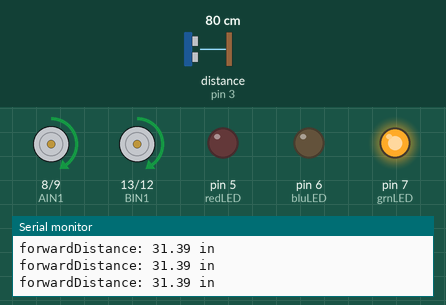
Bench run of a sketch on a simulated Arduino Uno, built with avr-gcc and run on an emulated ATmega328P. Shown: motor-driver pin pairs drawn as motors (green arrow = first pin HIGH = forward, orange = second pin HIGH = backward, longer = more drive, scaled by the enable pin), output pins drawn as LEDs (lit = HIGH), the last lines printed to the serial monitor. Wiring (inferred from the names in the program): ultrasonic range finder: trigger pin 2; echo pin 3. Inputs (shaded band) come from the test bench; at power-on: distance to the obstacle (sensor on pin 3) 80 cm. The echo pulse lasts 58.3 µs per cm; pins used as bus, display or sensor lines are not drawn.

Above: at 6.2 s.
6.3 s: distance to the obstacle (sensor on pin 3) set to 14 cm
9.3 s: distance to the obstacle (sensor on pin 3) set to 11 cm
At 11.1 s:
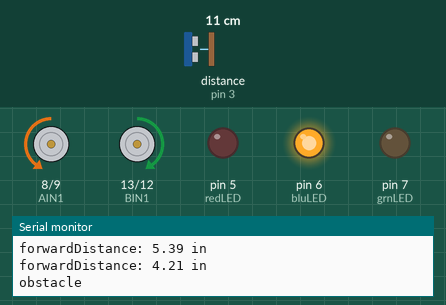
12.3 s: distance to the obstacle (sensor on pin 3) set to 18 cm
At 15.1 s:
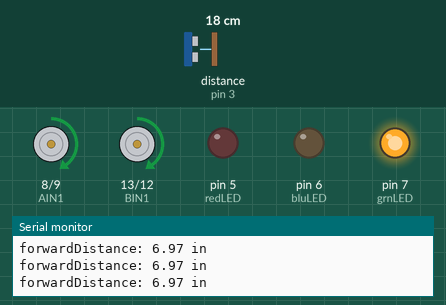
15.3 s: distance to the obstacle (sensor on pin 3) set to 2 cm
At 16.3 s:
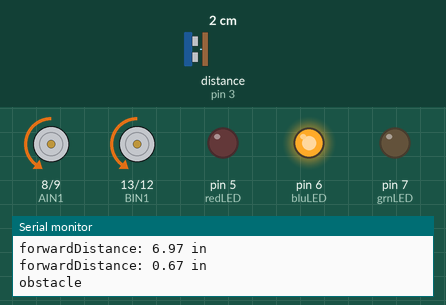
Timing chart, 0 to 19.3 s (numbered marks = the images above; inputs shaded):
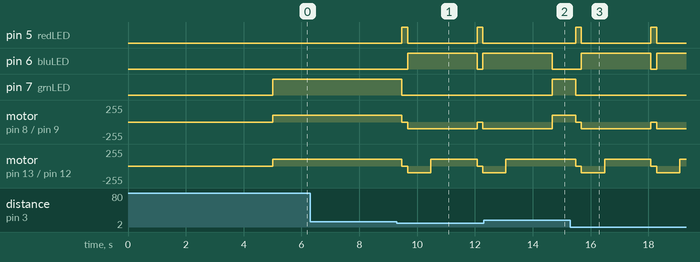

Measured:
- the behaviour switches between 13 and 12 cm on distance to the obstacle (sensor on pin 3) (found by bisection; images 0 and 1)
- after the input at 9.3 s, pin 5 (redLED): alternates HIGH for 0.20 s and LOW for 2.4 s, starting after 0.17 s; pin 6 (bluLED): LOW → HIGH after 0.37 s, → LOW 2.4 s later, → HIGH 0.20 s later
- after the input at 12.3 s, pin 5 (redLED): stays LOW (without the input it goes to HIGH after 2.4 s); pin 6 (bluLED): goes on until 14.7 s, then stays LOW; pin 7 (grnLED): LOW → HIGH after 2.4 s; motor on pin 13 (BIN1) / pin 12 (BIN2): goes on until 13.1 s, then stays forward 100/255
- after the input at 15.3 s, pin 5 (redLED): alternates HIGH for 0.20 s and LOW for 2.4 s, starting after 0.18 s; pin 6 (bluLED): LOW → HIGH after 0.38 s, → LOW 2.4 s later, → HIGH 0.20 s later

The sketch:

LilyBot-SonarSensors.ino
```cpp
/*
  Lily∞Bot
  LilyBot-SonarSensors.ino
  Control 2 DC motors with TB6612 motor controller (https://www.adafruit.com/product/2448)
  This program will create low level motion control: forward, reverse, spin, turn, pivot, stop
  with 4 sonar sensors to test that all four are working.

  Carlotta A. Berry, PhD
  August 8, 2022

  Hardware Connections:
  Vmotor - voltage for the motors, not logic level (4.5-13.5V)
  Vcc - voltage for the logic levels (Arduinos, 5V)
  GND - shared logic and motor ground

  INA1, INA2 - two inputs to the Motor A H-bridges
  PWMA - PWM input for the Motor A H-bridges, if you dont need PWM control, connect this to logic high.
  INB1, INB2 - two inputs to the Motor B H-bridges
  PWMB - PWM input for the Motor B H-bridges, if you dont need PWM control, connect this to logic high.
  STBY - standby pin for quickly disabling both motors, pulled up to Vcc thru a 10K resistor. Connect to ground to disable.

  These are 'Vmotor level' power outputs
  Motor A - these are the two outputs for motor A, controlled by INA1, INA2 and PWMA
  Motor B - these are the two outputs for motor B, controlled by INB1, INB2 and PWMB

  Vmotor to VIN
  Vcc to 5V
  GND to ground
  AIN1 to Digital 4
  AIN2 to Digital 5
  BIN1 to Digital 6
  BIN2 to Digital 7
  PWMA and PWMB to Vcc
*/

//state LEDs
int ledPins[3] = {5, 6, 7};
int redLED = 5;
int bluLED = 6;
int grnLED = 7;

//sonar variables
int trigPins[4] = {2, A0, A2, A4};
int echoPins[4] = {3, A1, A3, A5};
int state  = 0b0;
const int trigPin = 2;
const int echoPin = 3;
float distance = 0;            //variable to store the distance measured by the distance sensor
float dist[4];


//the left motor will be controlled by the motor A pins on the motor driver
const int AIN1 = 8;           //control pin 1 on the motor driver for the left motor
const int AIN2 = 9;            //control pin 2 on the motor driver for the left motor
const int PWMA = 10;            //speed control pin on the motor driver for the left motor

//the right motor will be controlled by the motor B pins on the motor driver
const int PWMB = 11;           //speed control pin on the motor driver for the right motor
const int BIN2 = 12;           //control pin 2 on the motor driver for the right motor
const int BIN1 = 13;           //control pin 1 on the motor driver for the right motor

//robot behaviour variables
int moveTime = 200;            //amount of time robot will move
int robotSpeed = 100;           //robot speed

/********************************************************************************/
void setup()
{
  pinMode(trigPin, OUTPUT);       //this pin will send ultrasonic pulses out from the distance sensor
  pinMode(echoPin, INPUT);        //this pin will sense when the pulses reflect back to the distance sensor

  for (int i = 0; i < 3 ; i++) {
    pinMode(ledPins[i], OUTPUT);
  }
  for (int i = 0; i < 4 ; i++) {
    pinMode(trigPins[i], OUTPUT);
  }
  for (int i = 0; i < 4 ; i++) {
    pinMode(echoPins[i], INPUT);
  }
  //for (int i = 0; i < 3 ; i++) {
  //  digitalWrite(ledPins[i], HIGH);
  //}
  //set the motor control pins as outputs
  pinMode(AIN1, OUTPUT);
  pinMode(AIN2, OUTPUT);
  pinMode(PWMA, OUTPUT);

  pinMode(BIN1, OUTPUT);
  pinMode(BIN2, OUTPUT);
  pinMode(PWMB, OUTPUT);

  int baudrate = 9600;              //serial communication baud rate
  Serial.begin(baudrate);           //start serial commnication
  Serial.print("Lily∞bot begin");  //print start message
  int waittime = 5000;               //robot wait time
  delay(waittime);                  //robot delay before moving
  allLedsOff();
}

/********************************************************************************/
void loop()
{
  distance = getDistance();
  Serial.print("Distance: ");
  Serial.print(distance);
  Serial.println(" in");              // print the units
  if (distance < 5) {
    Serial.print("obstacle\n");
    allLedsOff();
    stop();
    delay(moveTime);
    rev(robotSpeed);
    delay(4 * moveTime);
    spin(robotSpeed, 1);
    delay(8 * moveTime);
  } else {
    Serial.print("forward");
    fwd(robotSpeed);
    delay(moveTime);
  }

}

//robot stop function
void stop() {
  allLedsOff();
  digitalWrite(redLED, HIGH);
  //left motor stop
  digitalWrite(AIN1, LOW);                          //set pin 1 to low
  digitalWrite(AIN2, LOW);                          //set pin 2 to low
  //right motor stop
  digitalWrite(BIN1, LOW);                          //set pin 1 to low
  digitalWrite(BIN2, LOW);                          //set pin 2 to low
}

//robot forward function
void fwd(int speed) {
  allLedsOff();
  digitalWrite(grnLED, HIGH);
  digitalWrite(AIN1, HIGH);                         //set pin 1 to high
  digitalWrite(AIN2, LOW);                          //set pin 2 to low
  digitalWrite(BIN1, HIGH);                         //set pin 1 to low
  digitalWrite(BIN2, LOW);                        //set pin 2 to high
  analogWrite(PWMA, abs(speed));    //set forward speed
  analogWrite(PWMB, abs(speed));    //set forward speed
}

//robot reverse function
void rev(int speed) {
  allLedsOff();
  digitalWrite(bluLED, HIGH);
  digitalWrite(AIN1, LOW);                         //set pin 1 to low
  digitalWrite(AIN2, HIGH);                        //set pin 2 to high
  digitalWrite(BIN1, LOW);                         //set pin 1 to low
  digitalWrite(BIN2, HIGH);                        //set pin 2 to high
  analogWrite(PWMA, abs(speed));    //set reverse speed
  analogWrite(PWMB, abs(speed));    //set reverse speed
}

//robot spin function
void spin(int speed, int dir) {
  //digitalWrite(grnLED, HIGH);
  if (dir > 0) {
    digitalWrite(AIN1, LOW);                         //set pin 1 to low
    digitalWrite(AIN2, HIGH);                        //set pin 2 to high
    digitalWrite(BIN1, HIGH);                         //set pin 1 to low
    digitalWrite(BIN2, LOW);                        //set pin 2 to high
  } else {
    digitalWrite(AIN1, HIGH);                         //set pin 1 to low
    digitalWrite(AIN2, LOW);                        //set pin 2 to high
    digitalWrite(BIN1, LOW);                         //set pin 1 to low
    digitalWrite(BIN2, HIGH);                        //set pin 2 to high
  }
  analogWrite(PWMA, abs(speed));    //set reverse speed
  analogWrite(PWMB, abs(speed));    //set reverse speed
}

//robot turn function
void turn(int speed, int dir) {
  //digitalWrite(redLED, HIGH);
  //digitalWrite(bluLED, HIGH);
  digitalWrite(AIN1, HIGH);                         //set pin 1 to low
  digitalWrite(AIN2, LOW);                        //set pin 2 to high
  digitalWrite(BIN1, HIGH);                         //set pin 1 to low
  digitalWrite(BIN2, LOW);                        //set pin 2 to high
  if (dir > 0) {
    analogWrite(PWMA, robotSpeed * 1.5);
    analogWrite(PWMB, robotSpeed * 0.5);
  }
  else {
    analogWrite(PWMA, robotSpeed * 0.5);
    analogWrite(PWMB, robotSpeed * 1.5);
  }
}

//robot pivot function
void pivot(int speed, int dir) {
  //digitalWrite(bluLED, HIGH);
  //digitalWrite(grnLED, HIGH);
  digitalWrite(AIN1, HIGH);                         //set pin 1 to low
  digitalWrite(AIN2, LOW);                        //set pin 2 to high
  digitalWrite(BIN1, HIGH);                         //set pin 1 to low
  digitalWrite(BIN2, LOW);                        //set pin 2 to high
  if (dir > 0) {
    analogWrite(PWMA, 0);
    analogWrite(PWMB, abs(speed));
  }
  else {
    analogWrite(PWMA, abs(speed));
    analogWrite(PWMB, 0);
  }
}

//turn all the LEDS off
void allLedsOff () {
  for (int i = 0; i < 3 ; i++) {
    digitalWrite(ledPins[i], LOW);
  }
}

//get sonar distance
float getDistance()
{
  float echoTime;                   //variable to store the time it takes for a ping to bounce off an object
  float calculatedDistance;         //variable to store the distance calculated from the echo time

  //send out an ultrasonic pulse that's 10ms long
  digitalWrite(trigPin, HIGH);
  delayMicroseconds(10);
  digitalWrite(trigPin, LOW);

  echoTime = pulseIn(echoPin, HIGH);      //use the pulsein command to see how long it takes for the
  //pulse to bounce back to the sensor

  calculatedDistance = echoTime / 148.0;  //calculate the distance of the object that reflected the pulse (half the bounce time multiplied by the speed of sound)

  return calculatedDistance;              //send back the distance that was calculated
}
```
